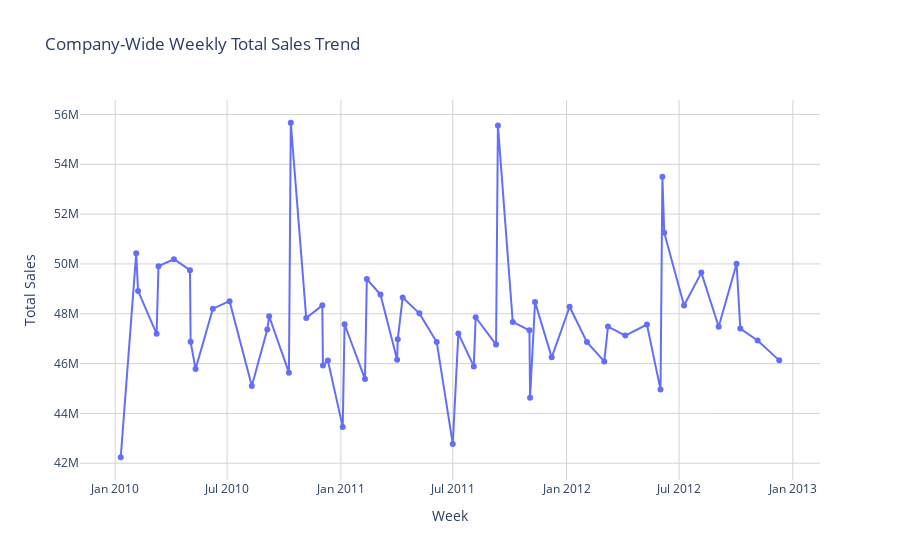

The cell this chart's notebook holds for it:
### Code cell
# Section 3: Trend Analysis (Weekly Aggregated for Executive Report)

if "Date" in data.columns and "sales" in key_columns:
    # Ensure Date column is datetime
    data["Date"] = pd.to_datetime(data["Date"], errors="coerce")

    # Group by week (aggregate sales across all stores for the same week)
    weekly_sales = (
        data.groupby("Date")[key_columns["sales"]]
        .sum()
        .reset_index()
        .sort_values("Date")
    )

    # Plot Weekly Total Sales Trend
    fig = px.line(
        weekly_sales,
        x="Date",
        y=key_columns["sales"],
        markers=True,
        title="Company-Wide Weekly Total Sales Trend"
    )
    fig.update_layout(
        xaxis_title="Week",
        yaxis_title="Total Sales",
        plot_bgcolor="white",
        font=dict(size=12),
        xaxis=dict(showgrid=True, gridcolor="lightgrey"),
        yaxis=dict(showgrid=True, gridcolor="lightgrey")
    )
    fig.show()

### Figure 1 — Plotly figure (JSON) as saved in the notebook; plotly's stock layout.template omitted (floating-point values rounded to 4 significant figures)
{"data": [{"hovertemplate": "Date=%{x}<br>Weekly_Sales=%{y}<extra></extra>", "legendgroup": "", "line": {"color": "#636efa", "dash": "solid"}, "marker": {"symbol": "circle"}, "mode": "lines+markers", "name": "", "orientation": "v", "showlegend": false, "type": "scatter", "x": ["2010-01-10T00:00:00", "2010-02-04T00:00:00", "2010-02-07T00:00:00", "2010-03-09T00:00:00", "2010-03-12T00:00:00", "2010-04-06T00:00:00", "2010-05-02T00:00:00", "2010-05-03T00:00:00", "2010-05-11T00:00:00", "2010-06-08T00:00:00", "2010-07-05T00:00:00", "2010-08-10T00:00:00", "2010-09-04T00:00:00", "2010-09-07T00:00:00", "2010-10-09T00:00:00", "2010-10-12T00:00:00", "2010-11-06T00:00:00", "2010-12-02T00:00:00", "2010-12-03T00:00:00", "2010-12-11T00:00:00", "2011-01-04T00:00:00", "2011-01-07T00:00:00", "2011-02-09T00:00:00", "2011-02-12T00:00:00", "2011-03-06T00:00:00", "2011-04-02T00:00:00", "2011-04-03T00:00:00", "2011-04-11T00:00:00", "2011-05-08T00:00:00", "2011-06-05T00:00:00", "2011-07-01T00:00:00", "2011-07-10T00:00:00", "2011-08-04T00:00:00", "2011-08-07T00:00:00", "2011-09-09T00:00:00", "2011-09-12T00:00:00", "2011-10-06T00:00:00", "2011-11-02T00:00:00", "2011-11-03T00:00:00", "2011-11-11T00:00:00", "2011-12-08T00:00:00", "2012-01-06T00:00:00", "2012-02-03T00:00:00", "2012-03-02T00:00:00", "2012-03-08T00:00:00", "2012-04-05T00:00:00", "2012-05-10T00:00:00", "2012-06-01T00:00:00", "2012-06-04T00:00:00", "2012-06-07T00:00:00", "2012-07-09T00:00:00", "2012-08-06T00:00:00", "2012-09-03T00:00:00", "2012-10-02T00:00:00", "2012-10-08T00:00:00", "2012-11-05T00:00:00", "2012-12-10T00:00:00"], "xaxis": "x", "y": [42240000.0, 50420000.0, 48920000.0, 47190000.0, 49910000.0, 50190000.0, 49750000.0, 46870000.0, 45780000.0, 48200000.0, 48500000.0, 45100000.0, 47370000.0, 47900000.0, 45630000.0, 55670000.0, 47830000.0, 48340000.0, 45930000.0, 46120000.0, 43460000.0, 47580000.0, 45380000.0, 49390000.0, 48770000.0, 46150000.0, 46980000.0, 48660000.0, 48020000.0, 46860000.0, 42780000.0, 47210000.0, 45890000.0, 47860000.0, 46760000.0, 55560000.0, 47670000.0, 47340000.0, 44630000.0, 48470000.0, 46250000.0, 48280000.0, 46860000.0, 46090000.0, 47490000.0, 47120000.0, 47570000.0, 44960000.0, 53500000.0, 51250000.0, 48330000.0, 49650000.0, 47480000.0, 50010000.0, 47400000.0, 46930000.0, 46130000.0], "yaxis": "y"}], "layout": {"autosize": true, "font": {"size": 12}, "legend": {"tracegroupgap": 0}, "plot_bgcolor": "white", "title": {"text": "Company-Wide Weekly Total Sales Trend"}, "xaxis": {"anchor": "y", "autorange": true, "domain": [0, 1], "gridcolor": "lightgrey", "range": ["2009-11-09 09:38:26.2962", "2013-02-09 14:21:33.7038"], "showgrid": true, "title": {"text": "Week"}, "type": "date"}, "yaxis": {"anchor": "x", "autorange": true, "domain": [0, 1], "gridcolor": "lightgrey", "range": [41130000.0, 56770000.0], "showgrid": true, "title": {"text": "Total Sales"}, "type": "linear"}}}
